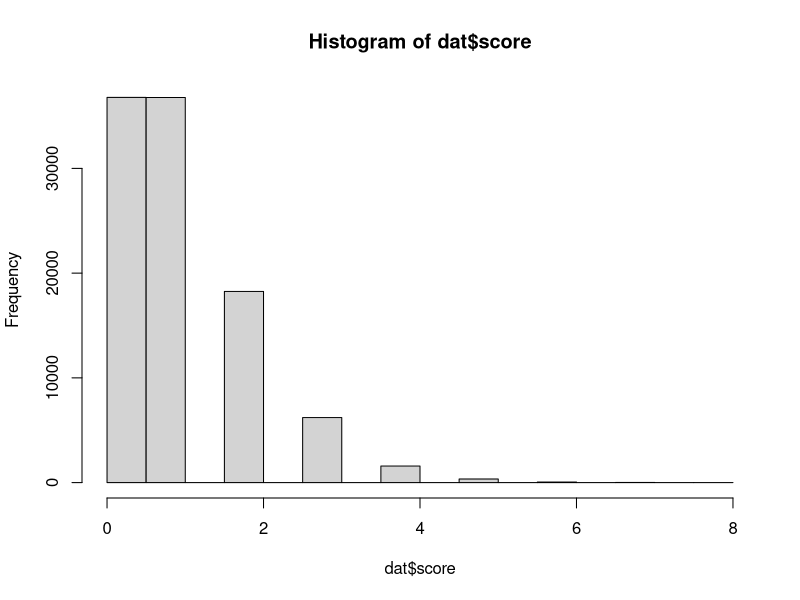
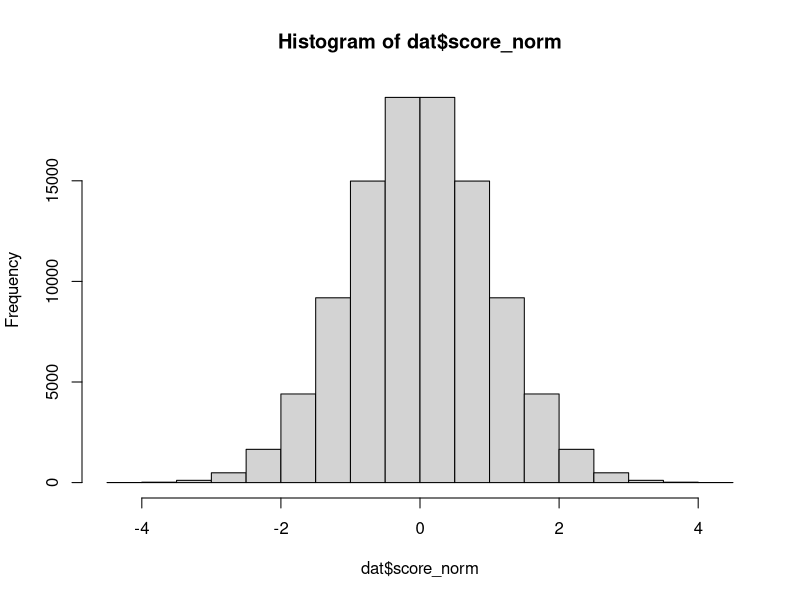
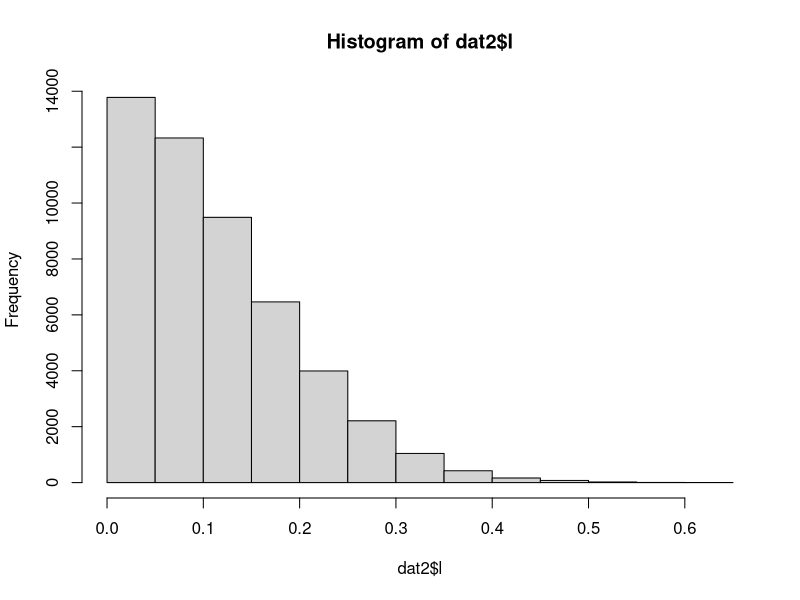
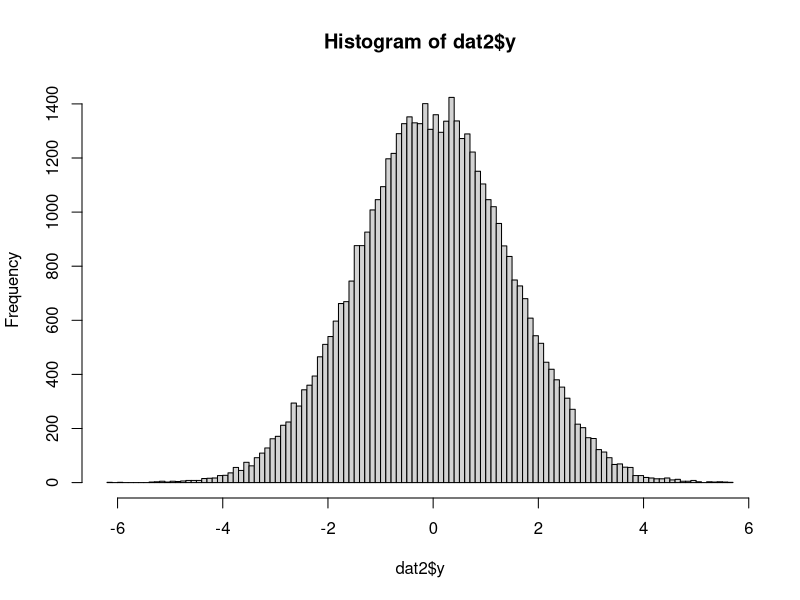
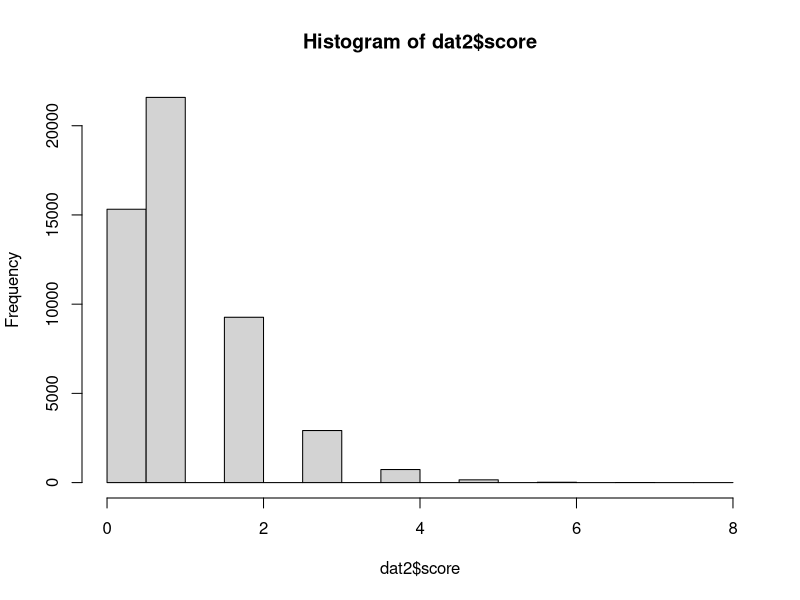
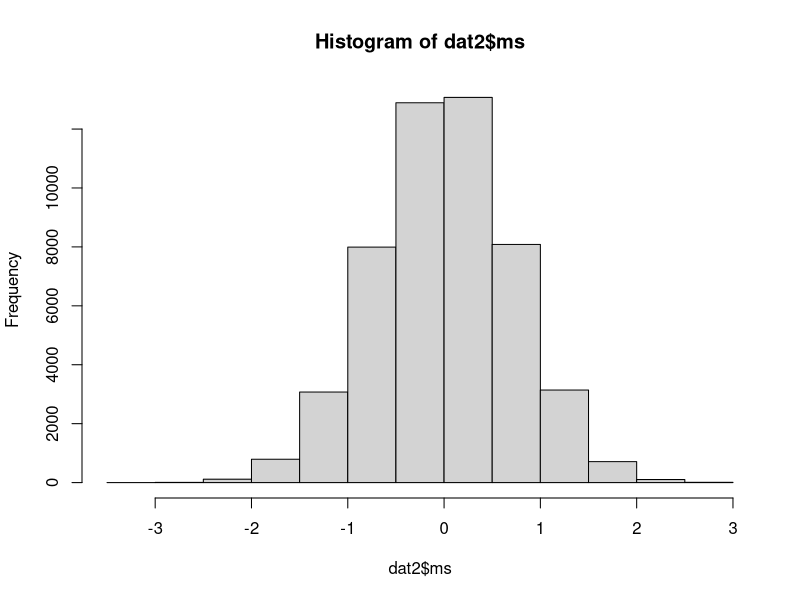
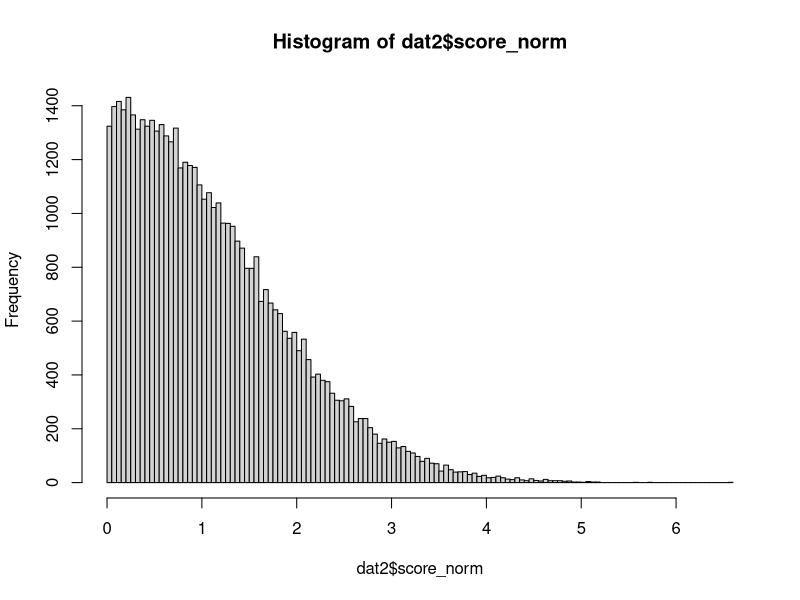

These figures' R source, in order: (Note: a time limit stopped this script after it produced the figures.)
## ---- chunk 1
library(dplyr)
library(ggplot2)
library(tidyr)

n <- 100000
dat <- tibble(
    fid = rep(1:(n/2), each=2), # family id
    id = rep(1:2, n/2),
    g1 = rbinom(n/2, 2, 0.4) %>% rep(., each=2),
    g2 = rbinom(n/2, 2, 0.4) %>% rep(., each=2),
    g3 = rbinom(n/2, 2, 0.4) %>% rep(., each=2),
    g4 = rbinom(n/2, 2, 0.4) %>% rep(., each=2),
    f = rnorm(n),
    v = rnorm(n, 0, g3),
    y = 10 + g1 + f + f * drop(scale(g2)) + v + rnorm(n),
    yr = round(y),
    cc = rbinom(n, 1, plogis(-2 + y)),
    cs = drop(scale(cc))
)
dat
## ---- chunk 2
mean(dat$y)
var(dat$y)
## ---- chunk 3
dat2 <- dat %>% 
    group_by(fid) %>% 
    summarise(
        g1 = g1[1], 
        g2 = g2[1], 
        g3 = g3[1], 
        g4 = g4[1], 
        y2 = (y[1]+y[2])^2,
        y = y[1]-y[2], 
        yrabs = abs(yr[1]-yr[2]), 
        yabs=abs(y), 
        cc=cc[1]-cc[2], 
        cm = mean(cc),
        ccabs=abs(cc),
        cs2=(cs[1]-cs[2])^2,
        cs=cs[1]-cs[2], 
        csabs=abs(cs)
    )
dat2
## ---- chunk 4
reg <- function(f, dat, what) {
    fo <- as.formula(f)
    o <- lm(fo, data=dat) %>% summary() %>% 
        coef() %>% 
        as.data.frame() %>%
        slice_tail(n=1) %>%
        mutate(what=what, f=f)
    rownames(o) <- NULL
    names(o) <- c("est", "se", "t", "p", "what", "f")
    o %>% select(what, f, est, se, p)
}

o <- bind_rows(
    reg("cc ~ g1", dat, "pop"),
    reg("cc ~ g2", dat, "pop"),
    reg("cc ~ g3", dat, "pop"),
    reg("cc ~ g4", dat, "pop"),
    reg("y ~ g1", dat2, "mz"),
    reg("y ~ g2", dat2, "mz"),
    reg("y ~ g3", dat2, "mz"),
    reg("y ~ g4", dat2, "mz"),
    reg("yabs ~ g1", dat2, "mz"),
    reg("yabs ~ g2", dat2, "mz"),
    reg("yabs ~ g3", dat2, "mz"),
    reg("yabs ~ g4", dat2, "mz"),
    reg("yrabs ~ g1", dat2, "mz"),
    reg("yrabs ~ g2", dat2, "mz"),
    reg("yrabs ~ g3", dat2, "mz"),
    reg("yrabs ~ g4", dat2, "mz"),
    reg("yabs ~ g1 + cm", dat2, "mz"),
    reg("yabs ~ g2 + cm", dat2, "mz"),
    reg("yabs ~ g3 + cm", dat2, "mz"),
    reg("yabs ~ g4 + cm", dat2, "mz"),
    reg("cc ~ g1", dat2, "mz"),
    reg("cc ~ g2", dat2, "mz"),
    reg("cc ~ g3", dat2, "mz"),
    reg("cc ~ g4", dat2, "mz"),
    reg("ccabs ~ g1", dat2, "mz"),
    reg("ccabs ~ g2", dat2, "mz"),
    reg("ccabs ~ g3", dat2, "mz"),
    reg("ccabs ~ g4", dat2, "mz"),
    reg("cs ~ g1", dat2, "mz"),
    reg("cs ~ g2", dat2, "mz"),
    reg("cs ~ g3", dat2, "mz"),
    reg("cs ~ g4", dat2, "mz"),
    reg("csabs ~ g1", dat2, "mz"),
    reg("csabs ~ g2", dat2, "mz"),
    reg("csabs ~ g3", dat2, "mz"),
    reg("csabs ~ g4", dat2, "mz"),
    reg("cs2 ~ g1", dat2, "mz"),
    reg("cs2 ~ g2", dat2, "mz"),
    reg("cs2 ~ g3", dat2, "mz"),
    reg("cs2 ~ g4", dat2, "mz"),
    reg("ccabs ~ g1 + cm", dat2, "mz"),
    reg("ccabs ~ g2 + cm", dat2, "mz"),
    reg("ccabs ~ g3 + cm", dat2, "mz"),
    reg("ccabs ~ g4 + cm", dat2, "mz")
)
o %>% mutate(log10p=-log10(p)) %>% select(what, f, log10p)
## ---- chunk 5
reg2 <- function(f, dat, what) {
    fo <- as.formula(f)
    o <- glm(fo, data=dat, family="binomial") %>% summary() %>% 
        coef() %>% 
        as.data.frame() %>%
        slice_tail(n=1) %>%
        mutate(what=what, f=f)
    rownames(o) <- NULL
    names(o) <- c("est", "se", "t", "p", "what", "f")
    o %>% select(what, f, est, se, p)
}
o <- bind_rows(
    reg2("ccabs ~ g1", dat2, "mz"),
    reg2("ccabs ~ g2", dat2, "mz"),
    reg2("ccabs ~ g3", dat2, "mz"),
    reg2("ccabs ~ g4", dat2, "mz"),
    reg2("ccabs ~ g1 + cm", dat2, "mz"),
    reg2("ccabs ~ g2 + cm", dat2, "mz"),
    reg2("ccabs ~ g3 + cm", dat2, "mz"),
    reg2("ccabs ~ g4 + cm", dat2, "mz")
)
o %>% select(what, f, p) %>% mutate(p=-log10(p))

## ---- chunk 6
summary(lm(y ~ f * g2, dat))
tapply(dat$y, dat$g2, var)
tapply(dat$y, dat$g3, var)
tapply(dat2$yabs, dat2$g2, mean)
tapply(dat2$yabs, dat2$g3, mean)

## ---- chunk 7
n <- 100000
dat <- tibble(
    fid = rep(1:(n/2), each=2), # family id
    id = rep(1:2, n/2),
    g1 = rbinom(n/2, 2, 0.4) %>% rep(., each=2),
    g2 = rbinom(n/2, 2, 0.4) %>% rep(., each=2),
    g3 = rbinom(n/2, 2, 0.4) %>% rep(., each=2),
    g4 = rbinom(n/2, 2, 0.4) %>% rep(., each=2),
    f = rnorm(n),
    v = rnorm(n, 0, g3),
    y = (10 + g1 + f + f * drop(scale(g2)) + v + rnorm(n))^1.2,
    yr = round(y),
    cc = rbinom(n, 1, plogis(-2 + y)),
    cs = drop(scale(cc))
)
dat
## ---- chunk 8
dat2 <- dat %>% 
    group_by(fid) %>% 
    summarise(
        g1 = g1[1], 
        g2 = g2[1], 
        g3 = g3[1], 
        g4 = g4[1], 
        y2 = (y[1]+y[2])^2,
        ym = mean(c(y[1], y[2])),
        y = y[1]-y[2], 
        yrabs = abs(yr[1]-yr[2]), 
        yabs=abs(y), 
        cc=cc[1]-cc[2], 
        cm = mean(cc),
        ccabs=abs(cc),
        cs2=(cs[1]-cs[2])^2,
        cs=cs[1]-cs[2], 
        csabs=abs(cs)
    )
dat2
## ---- chunk 9
o <- bind_rows(
    reg("y ~ g1", dat, "pop"),
    reg("y ~ g2", dat, "pop"),
    reg("y ~ g3", dat, "pop"),
    reg("y ~ g4", dat, "pop"),
    reg("y ~ g1", dat2, "mz"),
    reg("y ~ g2", dat2, "mz"),
    reg("y ~ g3", dat2, "mz"),
    reg("y ~ g4", dat2, "mz"),
    reg("yabs ~ g1", dat2, "mz"),
    reg("yabs ~ g2", dat2, "mz"),
    reg("yabs ~ g3", dat2, "mz"),
    reg("yabs ~ g4", dat2, "mz"),
    reg("yrabs ~ g1", dat2, "mz"),
    reg("yrabs ~ g2", dat2, "mz"),
    reg("yrabs ~ g3", dat2, "mz"),
    reg("yrabs ~ g4", dat2, "mz"),
    reg("yabs ~ g1 + cm", dat2, "mz"),
    reg("yabs ~ g2 + cm", dat2, "mz"),
    reg("yabs ~ g3 + cm", dat2, "mz"),
    reg("yabs ~ g4 + cm", dat2, "mz")
)
o %>% mutate(log10p=-log10(p)) %>% select(what, f, log10p)
## ---- chunk 10
cor(dat2$ym, dat2$y, use="pair")
## ---- chunk 11
inormal <- function(x) {
    x <- x + rnorm(length(x), 0, 1e-10)
    qnorm((rank(x, na.last = "keep") - 0.5) / sum(!is.na(x)))
}

n <- 100000
dat <- tibble(
    fid = rep(1:(n/2), each=2), # family id
    id = rep(1:2, n/2),
    g1 = rbinom(n/2, 2, 0.4) %>% rep(., each=2),
    g2 = rbinom(n/2, 2, 0.4) %>% rep(., each=2),
    g3 = rbinom(n/2, 2, 0.4) %>% rep(., each=2),
    g4 = rbinom(n/2, 2, 0.4) %>% rep(., each=2),
    f = rnorm(n),
    e = rnorm(n),
    v = rnorm(n, 0, g3 * 0.1),
    y = drop(scale(g1) * 0.1 + f * 0.1 + f * drop(scale(g2)) * 0.1 + v + e),
    l = drop(exp(scale(y) * 0.1)),
    score = rpois(n, l),
    score_norm = inormal(score),
    l_norm = inormal(l)
)
dat
## ---- chunk 12
hist(dat$score)
hist(dat$score_norm)
## ---- chunk 13
cor(dat$score, dat$score_norm, use="pair")
cor(dat$score, dat$l)
cor(dat$y, dat$l)
## ---- chunk 14
mean(dat$y)
var(dat$l)
mean(dat$l)
## ---- chunk 15
dat2 <- dat %>% 
    group_by(fid) %>% 
    summarise(
        g1 = g1[1], 
        g2 = g2[1], 
        g3 = g3[1], 
        g4 = g4[1], 
        y2 = (y[1]+y[2])^2,
        y = y[1]-y[2], 
        l = abs(l[1]-l[2]), 
        l_norm = abs(l_norm[1]-l_norm[2]),
        yabs = abs(y), 
        score = abs(score[1]-score[2]), 
        ms = mean(score_norm),
        score_norm = abs(score_norm[1]-score_norm[2])
    )
dat2
## ---- chunk 16
hist(dat2$l)
hist(dat2$y, breaks=100)
hist(dat2$score)
hist(dat2$ms)
hist(dat2$score_norm, breaks=100)

## ---- chunk 17
o <- bind_rows(
    reg("y ~ g1", dat, "pop"),
    reg("y ~ g2", dat, "pop"),
    reg("y ~ g3", dat, "pop"),
    reg("y ~ g4", dat, "pop"),
    reg("y ~ g1", dat2, "mz"),
    reg("y ~ g2", dat2, "mz"),
    reg("y ~ g3", dat2, "mz"),
    reg("y ~ g4", dat2, "mz"),
    reg("yabs ~ g1", dat2, "mz"),
    reg("yabs ~ g2", dat2, "mz"),
    reg("yabs ~ g3", dat2, "mz"),
    reg("yabs ~ g4", dat2, "mz"),
    reg("l ~ g1", dat2, "mz"),
    reg("l ~ g2", dat2, "mz"),
    reg("l ~ g3", dat2, "mz"),
    reg("l ~ g4", dat2, "mz"),
    reg("l_norm ~ g1", dat2, "mz"),
    reg("l_norm ~ g2", dat2, "mz"),
    reg("l_norm ~ g3", dat2, "mz"),
    reg("l_norm ~ g4", dat2, "mz"),
    reg("score ~ g1", dat2, "mz"),
    reg("score ~ g2", dat2, "mz"),
    reg("score ~ g3", dat2, "mz"),
    reg("score ~ g4", dat2, "mz"),
    reg("score_norm ~ g1", dat2, "mz"),
    reg("score_norm ~ g2", dat2, "mz"),
    reg("score_norm ~ g3", dat2, "mz"),
    reg("score_norm ~ g4", dat2, "mz")
)
o %>% mutate(log10p=-log10(p)) %>% select(what, f, log10p)
## ---- chunk 18
dgm <- function(n, b1, b2, b3, b4, bf, bf2) {
    dat <- tibble(
        fid = rep(1:(n/2), each=2), # family id
        id = rep(1:2, n/2),
        g1 = rbinom(n/2, 2, 0.4) %>% rep(., each=2),
        g2 = rbinom(n/2, 2, 0.4) %>% rep(., each=2),
        g3 = rbinom(n/2, 2, 0.4) %>% rep(., each=2),
        g4 = rbinom(n/2, 2, 0.4) %>% rep(., each=2),
        f = rnorm(n),
        e = rnorm(n),
        v = rnorm(n, 0, g3 * b3),
        covar = rnorm(n, 0, 0.5),
        y = drop(covar + scale(g1) * b1 + scale(g2) * b2 + f * bf + f * drop(scale(g2)) * bf2 + v + e + scale(g4) * b4),
        ysq = y^2,
        ysq_norm = inormal(ysq),
        l = drop(exp(scale(y) * 0.1)),
        l_norm = inormal(l),
        score = rpois(n, l),
        score_norm = inormal(score),
        score_res = residuals(lm(y ~ covar)),
        score_res_norm = inormal(score_res)
    )

    dat2 <- dat %>% 
        group_by(fid) %>% 
        summarise(
            g1 = g1[1], 
            g2 = g2[1], 
            g3 = g3[1], 
            g4 = g4[1], 
            yraw = y[1]-y[2], 
            y = abs(yraw), 
            ysq = abs(ysq[1]+ysq[2]),
            ysq_norm = abs(ysq_norm[1]+ysq_norm[2]),
            l = abs(l[1]-l[2]), 
            l_norm = abs(l_norm[1]-l_norm[2]),
            score = abs(score[1]-score[2]), 
            score_norm = abs(score_norm[1]-score_norm[2]),
            score_res = abs(score_res[1]-score_res[2]),
            score_res_norm = abs(score_res_norm[1]-score_res_norm[2])
        )
    return(list(dat=dat, dat2=dat2))
}

est <- function(out) {
    dat <- out$dat
    dat2 <- out$dat2
    o <- bind_rows(
        reg("y ~ g1", dat, "pop"),
        reg("y ~ g2", dat, "pop"),
        reg("y ~ g3", dat, "pop"),
        reg("y ~ g4", dat, "pop"),
        reg("yraw ~ g1", dat2, "mz"),
        reg("yraw ~ g2", dat2, "mz"),
        reg("yraw ~ g3", dat2, "mz"),
        reg("yraw ~ g4", dat2, "mz"),
        reg("y ~ g1", dat2, "mz"),
        reg("y ~ g2", dat2, "mz"),
        reg("y ~ g3", dat2, "mz"),
        reg("y ~ g4", dat2, "mz"),
        reg("ysq ~ g1", dat2, "mz"),
        reg("ysq ~ g2", dat2, "mz"),
        reg("ysq ~ g3", dat2, "mz"),
        reg("ysq ~ g4", dat2, "mz"),
        reg("ysq_norm ~ g1", dat2, "mz"),
        reg("ysq_norm ~ g2", dat2, "mz"),
        reg("ysq_norm ~ g3", dat2, "mz"),
        reg("ysq_norm ~ g4", dat2, "mz"),
        reg("l ~ g1", dat2, "mz"),
        reg("l ~ g2", dat2, "mz"),
        reg("l ~ g3", dat2, "mz"),
        reg("l ~ g4", dat2, "mz"),
        reg("l_norm ~ g1", dat2, "mz"),
        reg("l_norm ~ g2", dat2, "mz"),
        reg("l_norm ~ g3", dat2, "mz"),
        reg("l_norm ~ g4", dat2, "mz"),
        reg("score ~ g1", dat2, "mz"),
        reg("score ~ g2", dat2, "mz"),
        reg("score ~ g3", dat2, "mz"),
        reg("score ~ g4", dat2, "mz"),
        reg("score_norm ~ g1", dat2, "mz"),
        reg("score_norm ~ g2", dat2, "mz"),
        reg("score_norm ~ g3", dat2, "mz"),
        reg("score_norm ~ g4", dat2, "mz"),
        reg("score_res ~ g1", dat2, "mz"),
        reg("score_res ~ g2", dat2, "mz"),
        reg("score_res ~ g3", dat2, "mz"),
        reg("score_res ~ g4", dat2, "mz"),
        reg("score_res_norm ~ g1", dat2, "mz"),
        reg("score_res_norm ~ g2", dat2, "mz"),
        reg("score_res_norm ~ g3", dat2, "mz"),
        reg("score_res_norm ~ g4", dat2, "mz")
    )
    return(o)
}
## ---- chunk 19
res <- lapply(1:100, \(i) {
    out <- dgm(10000, 0.3, 0, 0.3, 0, 0.3, 0.3)
    est(out) %>% mutate(i=i)
}) %>% bind_rows()
## ---- chunk 20
res <- res %>% separate(f, c("trait", "g"), sep=" ~ ", remove=FALSE)
res$g[res$g == "g1"] <- "Main"
res$g[res$g == "g2"] <- "GxE"
res$g[res$g == "g3"] <- "Var"
res$g[res$g == "g4"] <- "Null"

res$trait[res$trait == "yraw"] <- "yraw"
res$trait[res$trait == "y"] <- "Normal liability"
res$trait[res$trait == "ysq"] <- "Normal liability squared"
res$trait[res$trait == "ysq_norm"] <- "Normal liability squared (INT)"
res$trait[res$trait == "l"] <- "Exponentiated liability"
res$trait[res$trait == "l_norm"] <- "Exponentiated liability (INT)"
res$trait[res$trait == "score"] <- "Poisson of liability"
res$trait[res$trait == "score_norm"] <- "Poisson of liability (INT)"
res$trait[res$trait == "score_res"] <- "Residuals of Poisson"
res$trait[res$trait == "score_res_norm"] <- "Residuals of Poisson (INT)"
## ---- chunk 21
ggplot(res %>% filter(what =="mz" & trait != "yraw") %>% group_by(trait) %>% mutate(est = est/max(est)), aes(x=g, y=est)) + 
    geom_boxplot(aes(fill=g)) +
    theme(axis.text.x = element_text(angle = 90, hjust = 1, vjust = 0.5), legend.position="none") +
    scale_fill_brewer(palette="Set3") +
    geom_hline(yintercept=0, linetype="dashed") +
    facet_grid(. ~ trait, scale="free_y", labeller = label_wrap_gen()) +
    labs(y = "Relative effect size", x="", fill="")
## ---- chunk 22
ggsave(file="mz_diff.pdf", width=12, height=8)
## ---- chunk 23
ggplot(res %>% filter(what =="mz" & trait != "yraw"), aes(x=trait, y=-log10(p))) + 
    geom_boxplot(aes(fill=g)) +
    theme(axis.text.x = element_text(angle = 90, hjust = 1, vjust = 0.5)) +
    scale_fill_brewer(palette="Set3")
## ---- chunk 24
res %>% group_by(what, f, g, trait) %>% summarise(power = sum(p < 0.05)) %>%
    ungroup %>%
    {
    ggplot(., aes(x=g, y=power)) + 
        geom_bar(stat="identity", aes(fill=g), position="dodge") +
        theme(axis.text.x = element_text(angle = 90, hjust = 1, vjust = 0.5)) +
        scale_fill_brewer(palette="Set3") +
        facet_grid(. ~ trait)
    }
## ---- chunk 25
sessionInfo()
